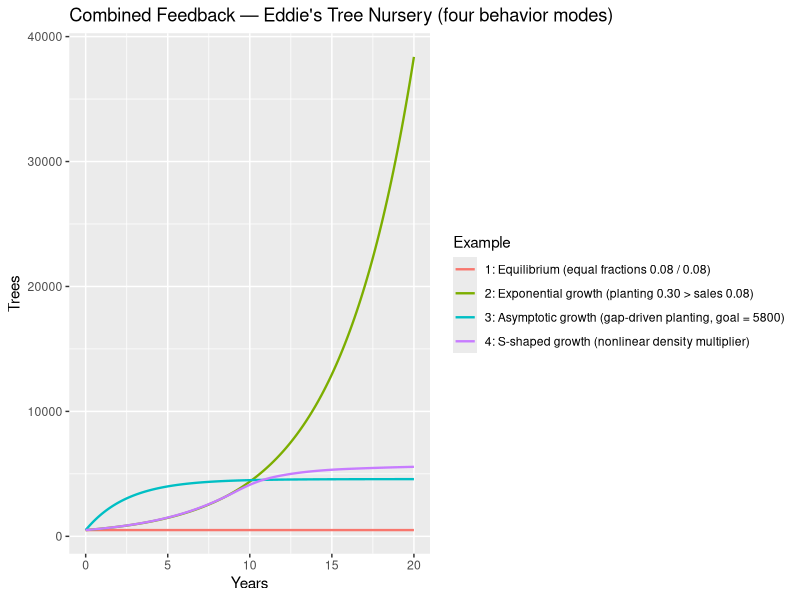

Generate this figure with R:
# Combined Feedback in First-Order Systems — Eddie's Tree Nursery
# Road Maps 5: Beginner Modelling Exercises Section 5 (D-4593-2)
# One stock (Trees), one inflow (Planting), one outflow (Sales).
# Four examples demonstrate the four possible behaviors when positive and negative
# feedback loops coexist in a first-order system.

library(deSolve)
library(tidyverse)

START <- 0; FINISH <- 20; STEP <- 0.125   # years
simtime <- seq(START, FINISH, by = STEP)

# ---------------------------------------------------------------------------
# Example 1: Identical constant fractions -> EQUILIBRIUM
# Planting = Trees * Planting_Fraction (positive feedback)
# Sales    = Trees * Sales_Fraction    (negative feedback)
# When fractions are equal the loops perfectly cancel -> net flow = 0
# ---------------------------------------------------------------------------

model_ex1 <- function(time, stocks, params) {
  with(as.list(c(stocks, params)), {
    f_planting <- s_trees * p_planting_fraction   # trees/year
    f_sales    <- s_trees * p_sales_fraction      # trees/year
    ds_dt      <- f_planting - f_sales
    return(list(c(ds_dt), planting = f_planting, sales = f_sales))
  })
}

out1 <- data.frame(ode(y = c(s_trees = 500), times = simtime, func = model_ex1,
                       parms = c(p_planting_fraction = 0.08, p_sales_fraction = 0.08),
                       method = "euler")) %>%
  mutate(example = "1: Equilibrium (equal fractions 0.08 / 0.08)")

# ---------------------------------------------------------------------------
# Example 2: Planting fraction > Sales fraction -> EXPONENTIAL GROWTH
# Same structure as Example 1 but Planting_Fraction (0.30) > Sales_Fraction (0.08)
# Positive loop dominates at all times -> net flow is always positive
# ---------------------------------------------------------------------------

out2 <- data.frame(ode(y = c(s_trees = 500), times = simtime, func = model_ex1,
                       parms = c(p_planting_fraction = 0.30, p_sales_fraction = 0.08),
                       method = "euler")) %>%
  mutate(example = "2: Exponential growth (planting 0.30 > sales 0.08)")

# ---------------------------------------------------------------------------
# Example 3: Gap-driven planting + constant-fraction sales -> ASYMPTOTIC GROWTH
# Planting = Planting_Fraction * (Goal - Trees)  <- negative feedback inflow
# Sales    = Sales_Fraction * Trees              <- negative feedback outflow
# Both loops are negative, but inflow starts strong and weakens as gap closes.
# Equilibrium is BELOW the goal because outflow must be matched by inflow,
# requiring a persistent gap: equilibrium ≈ 4578 trees (goal = 5800).
# ---------------------------------------------------------------------------

model_ex3 <- function(time, stocks, params) {
  with(as.list(c(stocks, params)), {
    c_difference <- p_desired_trees - s_trees           # trees — gap from goal
    f_planting   <- p_planting_fraction * c_difference  # trees/year
    f_sales      <- p_sales_fraction * s_trees          # trees/year
    ds_dt        <- f_planting - f_sales
    return(list(c(ds_dt), planting = f_planting, sales = f_sales, difference = c_difference))
  })
}

out3 <- data.frame(ode(y = c(s_trees = 500), times = simtime, func = model_ex3,
                       parms = c(p_planting_fraction = 0.30,
                                 p_sales_fraction    = 0.08,
                                 p_desired_trees     = 5800),
                       method = "euler")) %>%
  mutate(example = "3: Asymptotic growth (gap-driven planting, goal = 5800)")

# ---------------------------------------------------------------------------
# Example 4: Nonlinear density multiplier on planting -> S-SHAPED GROWTH
# Planting = Planting_Fraction * Trees * Density_Multiplier(density)
# At low density: multiplier ≈ 1 -> positive loop dominates -> exponential growth
# At high density: multiplier falls sharply -> negative loop dominates -> asymptotic
# Inflection point occurs around density 0.6 trees/sq yard.
# Equilibrium: Density_Multiplier = Sales_Fraction / Planting_Fraction ≈ 0.267
#              at density ≈ 0.96 trees/sq_yard -> ~5800 trees
# ---------------------------------------------------------------------------

density_mult_x  <- c(0,   0.2, 0.4,  0.6,  0.7,  0.8,  0.9,  0.96, 1.0,  1.1,  1.2)  # trees/sq_yard
density_mult_y  <- c(1.0, 1.0, 0.98, 0.90, 0.70, 0.45, 0.30, 0.267,0.10, 0.02, 0.0)  # dimensionless
density_mult_fn <- approxfun(density_mult_x, density_mult_y, rule = 2)

model_ex4 <- function(time, stocks, params) {
  with(as.list(c(stocks, params)), {
    c_density         <- s_trees / p_area                             # trees/sq_yard
    c_density_mult    <- density_mult_fn(c_density)                   # dimensionless
    f_planting        <- p_planting_fraction * s_trees * c_density_mult  # trees/year
    f_sales           <- p_sales_fraction * s_trees                   # trees/year
    ds_dt             <- f_planting - f_sales
    return(list(c(ds_dt),
                planting         = f_planting,
                sales            = f_sales,
                density_multiplier = c_density_mult))
  })
}

out4 <- data.frame(ode(y = c(s_trees = 500), times = simtime, func = model_ex4,
                       parms = c(p_planting_fraction = 0.30,
                                 p_sales_fraction    = 0.08,
                                 p_area              = 6000),          # sq yards
                       method = "rk4")) %>%
  mutate(example = "4: S-shaped growth (nonlinear density multiplier)")

# ---------------------------------------------------------------------------
# Compare all four stock behaviors on one plot
# ---------------------------------------------------------------------------

bind_rows(
  out1 %>% select(time, s_trees, example),
  out2 %>% select(time, s_trees, example),
  out3 %>% select(time, s_trees, example),
  out4 %>% select(time, s_trees, example)
) %>%
  ggplot(aes(x = time, y = s_trees, colour = example)) +
  geom_line(linewidth = 0.8) +
  xlab("Years") +
  ylab("Trees") +
  labs(title  = "Combined Feedback — Eddie's Tree Nursery (four behavior modes)",
       colour = "Example")
